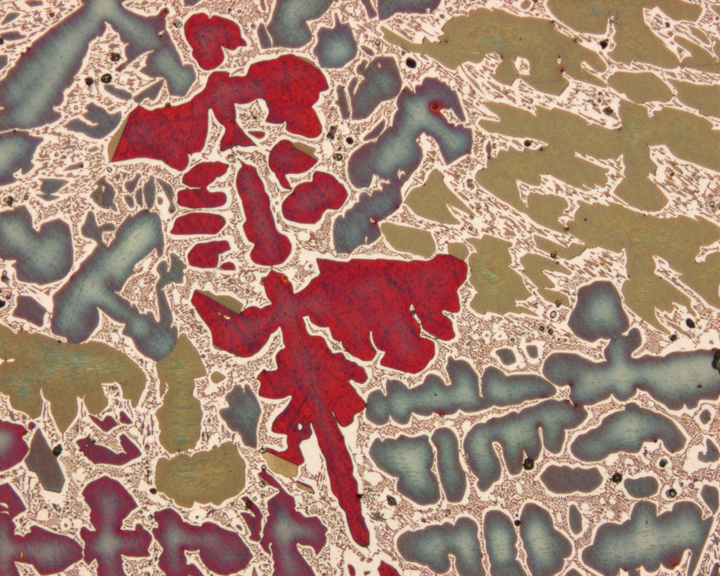
#> input picture data/Glockenbronze.png, 720 x 576 px
$ python assign_01_1.py
#> lines starting #> are read from the running program, lines starting #| are printed output that depends on the picture
import time
from collections import defaultdict
from datetime import timedelta

import imageio
import matplotlib.image
import numpy as np


def adjust_centroids(pixel, cluster_assign):
    euclidian_distance = 2
    number_rows, number_cols = pixel.shape[0], pixel.shape[1]
    new_centroids = defaultdict(list)

    for i in range(number_rows):
        for j in range(number_cols):
            current_pixel = pixel[i, j]
            current_cluster = cluster_assign[i, j]
            new_centroids[current_cluster].append(current_pixel)

    final_centroids = create_centroids(new_centroids, euclidian_distance)
    return final_centroids


def create_centroids(centroid_map, distance_measure):
    centroids = []
    for cluster in centroid_map:
        pixels_in_cluster = np.array(centroid_map[cluster])
        if distance_measure == 1:
            updated_centroid = np.median(pixels_in_cluster, axis=0).astype(
                np.uint8)
        else:
            updated_centroid = np.around(
                pixels_in_cluster.sum(axis=0) / len(pixels_in_cluster)).astype(
                np.uint8)

        centroids.append(updated_centroid.tolist())

    return centroids


def get_new_centroids(centroids, cluster_assign, number_cols, number_rows,
                      pixel):
    for i in range(number_rows):
        for j in range(number_cols):
            pix = pixel[i][j]
            cluster_assign[i, j] = assign_cluster(pix, centroids)
    new_centroids = sorted(adjust_centroids(pixel, cluster_assign))
    return new_centroids


def assign_cluster(pix, centroids):
    min_distance = np.inf
    cluster_index = 0
    for i, centroid in enumerate(centroids):
        distance = np.linalg.norm(pix - centroid)
        if distance < min_distance:
            cluster_index = i
            min_distance = distance
    return cluster_index


def k_means(image_pixels, cluster_count):
    LOWEST_RGB_VALUE = 0
    HIGHEST_RGB_VALUE = 255
    np.random.seed(1)

    def create_initial_centroids():
        color_red = np.random.randint(LOWEST_RGB_VALUE, HIGHEST_RGB_VALUE,
                                      size=cluster_count)
        color_green = np.random.randint(LOWEST_RGB_VALUE, HIGHEST_RGB_VALUE,
                                        size=cluster_count)
        color_blue = np.random.randint(LOWEST_RGB_VALUE, HIGHEST_RGB_VALUE,
                                       size=cluster_count)
        return np.array(list(zip(color_red, color_green, color_blue))).tolist()

    start_time = time.monotonic()
    image_shape = image_pixels.shape
    number_rows, number_cols, col_channels = image_shape
    centroids = create_initial_centroids()
    cluster_assign = np.empty(shape=(number_rows, number_cols), dtype='uint8')

    iteration_count = 1
    new_centroids = get_new_centroids(centroids, cluster_assign, number_cols,
                                      number_rows, image_pixels)
    while centroids != new_centroids:
        iteration_count += 1
        centroids = new_centroids
        new_centroids = get_new_centroids(centroids, cluster_assign,
                                          number_cols, number_rows,
                                          image_pixels)

    end_time = time.monotonic()
    processing_time_secs = timedelta(seconds=end_time - start_time).seconds

    final_image = np.empty(shape=image_shape, dtype='object')
    for i in range(number_rows):
        for j in range(number_cols):
            final_image[i, j] = np.array(new_centroids[cluster_assign[i, j]])
    final_image = np.reshape(final_image, image_shape)

    return final_image, iteration_count, processing_time_secs


def main():
    k_vals = [2, 4, 6]
    images = ['data/Glockenbronze.png',
              'data/football.bmp']  # , 'data/bogart.jpg']
    for each_k in k_vals:
        for image in images:
            original_image = (imageio.v2.imread(image))
#> original_image is the input picture: shape (576, 720, 4); mean R, G, B, A 166, 131.2, 115.6, 255
            comp_image, iterations, run_time = k_means(original_image, each_k)
#> after the loop in get_new_centroids, `for i in range(number_rows):`:
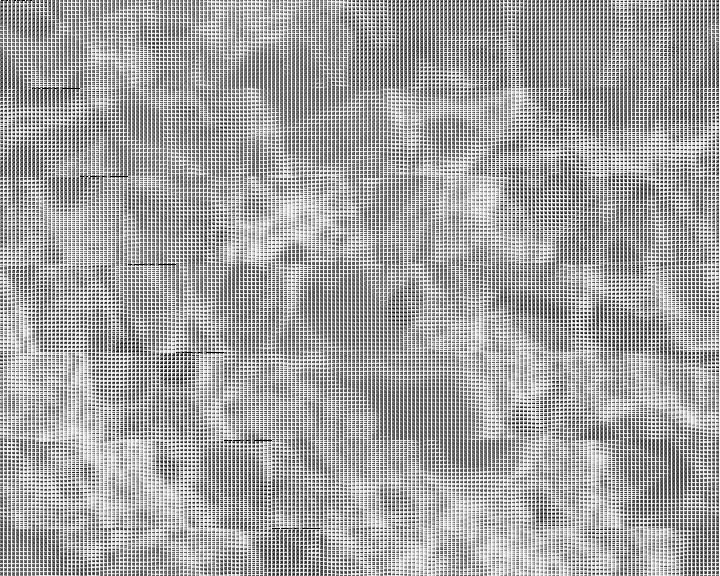
#> cluster_assign: shape (576, 720); min 0, max 255, mean 166.7
            image_name = image.split('/')[1].split('.')[0]
            matplotlib.image.imsave(
                'Q2_output/' + image_name + '_' + str(each_k) + '.png',
                comp_image.astype(np.uint8))
            print(f"{image_name=}, {each_k=}, {iterations=}, {run_time=} sec")


if __name__ == "__main__":
#> (the run stopped early here; a loop or call above may not have finished)
